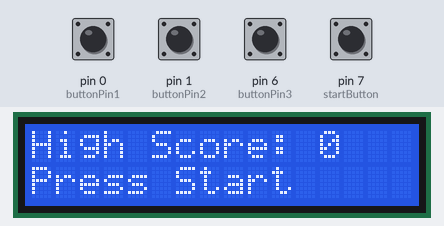
The sketch below on a simulated Arduino Uno, built with avr-gcc and run on an emulated ATmega328P. Parts: 16×2 character LCD. The test bench sets the inputs (shaded band); at power-on: pin 0 (buttonPin1), pin 1 (buttonPin2), pin 6 (buttonPin3), pin 7 (startButton) LOW. Random numbers use the default seed unless the sketch sets one.

Above: at 6.2 s.
6.3 s: pin 7 (startButton) pulled HIGH for 0.15 s
At 6.9 s:
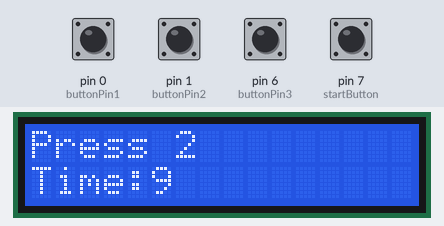
9.4 s: pin 1 (buttonPin2) pulled HIGH for 0.15 s
At 9.8 s:
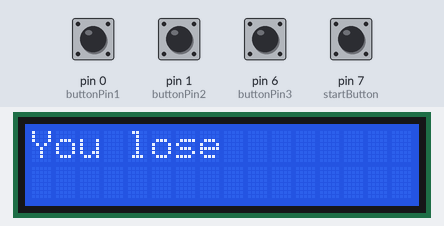
19.5 s: pin 7 (startButton) pulled HIGH for 1 s
At 20.3 s:
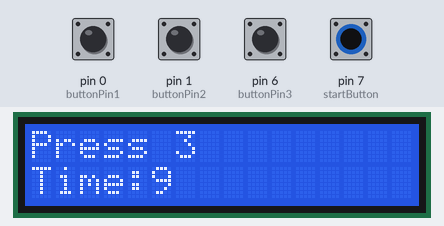
22.0 s: pin 0 (buttonPin1) pulled HIGH for 0.15 s
At 28.7 s:
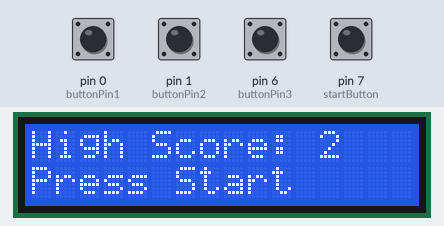
Timing chart, 0 to 29.5 s (numbered marks = the images above; inputs shaded):
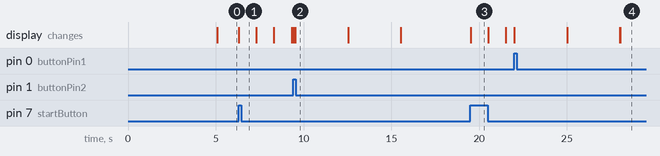

Measured:
- after the input at 6.3 s, the display: changes at once (image 1)
- after the input at 19.5 s, the display: changes at once (image 3)

The sketch:

Speedclick.ino
```cpp
/*
Speedclick v1 (Beta)
By Thomas Jimenez

Elapsed Project Time: Around 13 Hours

TODO:
Fix Graphical Flashes Properly
Possible bug with Start Button (May have to click twice)
Add EEPROM for Permanent High Score Storage
Method to Soft Reset High Score?
Understand the method of keeping time
Possibly use libraries to simplify redundancy

*/

#include <LiquidCrystal.h>

int switchState1 = 0;
int switchState2 = 0;
int switchState3 = 0;
int switchStatestart = 0;
int buttonPin1 = 0;
int buttonPin2 = 1;
int buttonPin3 = 6;
int startButton = 7;
int screen = 0;
int index = 0;
int highscore;
int interval=1000;
long prevtime=0;
long time;
int unitsoffaketime = 0;
bool userclick = false;
bool gamestart = false;
bool gamecomplete = false;


LiquidCrystal lcd(12, 11, 5, 4, 3, 2);

void setup() {
	lcd.begin(16, 2);
	pinMode(buttonPin1, INPUT);
	pinMode(buttonPin2, INPUT);
	pinMode(buttonPin3, INPUT);
	pinMode(startButton, INPUT);
	lcd.print("Speed Clicker");
	delay(5000);
	lcd.clear();

	//Check for Stored High Score (If no high score then set to 0)
	if(highscore == NULL) {
		highscore == 0;
	}
}

void loop() {

	//Reads Button States
	switchState1 = digitalRead(buttonPin1);
	switchState2 = digitalRead(buttonPin2);
	switchState3 = digitalRead(buttonPin3);
	switchStatestart = digitalRead(startButton);


    //Loop to Start Game
	if(switchStatestart == HIGH && gamestart == false){
		lcd.clear(); //Removes artifacts from high score > 10? Check for other graphical bugs
      	userclick = true;
		gamestart = true;
	}


	//Default Timeout or Game Over
	if (gamecomplete) {
		screen = 4;
	}

	//Starts time with Game Start
	if (gamestart == true && gamecomplete == false) {
		time = millis();

	//Logic to count seconds
		if ((long)(time - prevtime) >= interval) {
			prevtime = time;
			unitsoffaketime++;
		}

		lcd.setCursor(0,1) ;
		lcd.print("Time:");
		lcd.print((10-(unitsoffaketime)));
		lcd.print("          ");

		if ((10-(unitsoffaketime)) == 0) {
			gamecomplete = true;
		}
	}


	//Loops when Gamestart = True
	if (gamestart == true) {
		//Switches state if clicked and correct screen is pressed
		if((gamestart == true) && ((switchState1 ||switchState2 ||switchState3) == LOW)) {
			if(userclick) {
				screen = random(1,4);
				userclick = false;
			}
		}

		else if (switchState1 == HIGH) {
			if (screen == 1) {
				index = index + 1;
				lcd.clear();
				delay(50);
				screen = random(1,4);
			} else {
				screen=5;
			}
		}

		else if (switchState2 == HIGH) {
			if (screen == 2) {
				index = index + 1;
				lcd.clear();
				delay(50);
				screen = random(1,4);
			} else {
				screen = 5;
			}
		}

		else if (switchState3 == HIGH) {
			if (screen == 3) {
				index = index + 1;
				lcd.clear();
				delay(50);
				screen = random(1,4);
			}
			else {
				screen = 5;
			}
		}
	}
  //Different Screen States
	switch(screen) {
		case 0:
      	lcd.print("High Score: ");
		lcd.print(highscore);
		lcd.setCursor(0,1) ;
		lcd.print("Press Start     ");
		break;

		case 1:
		lcd.setCursor(0,0) ;
		lcd.print("Press 1      ");
		break;

		case 2:
		lcd.setCursor(0,0) ;
		lcd.print("Press 2      ");
		break;

		case 3:
		lcd.setCursor(0,0) ;
		lcd.print("Press 3      ");
		break;

		case 4:
		gamestart = false;
		lcd.clear();
		lcd.print("Game Over");
		lcd.setCursor(0,1) ;
		lcd.print("Your Score:");
		lcd.print(index);
		if(index > highscore) {
			highscore = index;
		}
		delay(3000);
		lcd.clear();
		//Resets Game
		gamecomplete = false;
		gamestart = false;
		unitsoffaketime = 0;
		index = 0;
		screen = 0;
		break;

		case 5:
		lcd.clear();
		lcd.print("You lose");
		delay(3000);
		screen = 4;
		break;

	}
}
```
